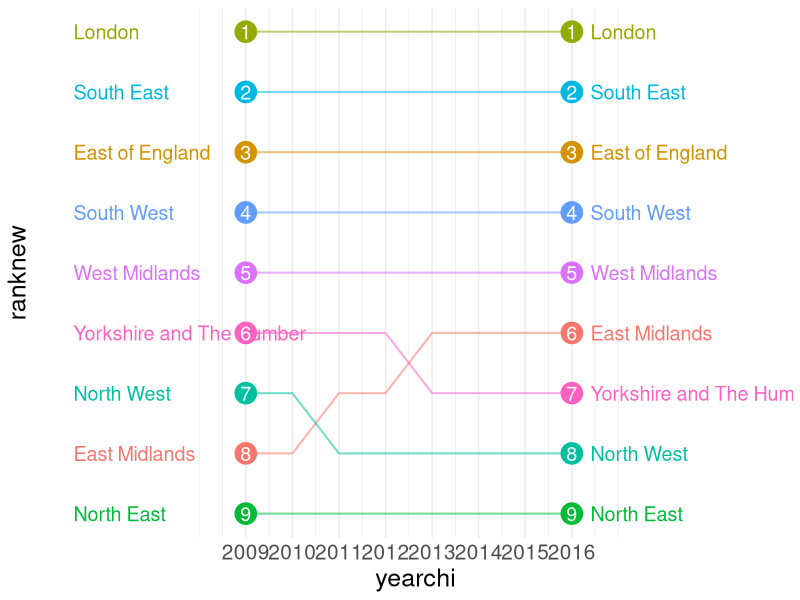

Reproduce this figure in R.
library(ggplot2)

# read in the first dataset
housedata1<-read.csv("data1.csv")
# read in the second dataset
housedata2 <- read.csv("data2.csv")
result1 <- data.frame()
ms <- 0
autodata <-0
j <- 1
list <-unique(housedata2$yearchi)
for(ms in list)
{
  print(ms)
  print(j)
  autodata <- housedata2[housedata2$yearchi==ms,]
  autodata$ranknew <- rank(-autodata$priceper)
  autodata$ranknew1 <- rank(autodata$priceper)
  result1 <- rbind(result1,autodata)
  j <- j+1
  
}


ggplot(data=result1,aes(x=yearchi, y=ranknew,group=region,color=region))+
  geom_line(aes(color = region, alpha = 1), size = 0.7) +
  geom_point(data = result1[(result1$yearchi == "2009"|result1$yearchi == "2016"),],
             aes(x=yearchi, y=ranknew,group=region,color = region),
             size = 7)+
  geom_text(data = result1[result1$yearchi == "2009",], 
            aes(label = region) , 
            position = position_nudge(x = -3.7),
            hjust = 0, 
            size = 5) +
  geom_text(data = result1[result1$yearchi == "2016",], 
            aes(label = region) , 
            position = position_nudge(x = 0.4),
            hjust = 0,
            size = 5) +
  geom_label(data = result1[(result1$yearchi == "2009"|result1$yearchi == "2016"),],
             aes(label = ranknew), 
             color="white",
             alpha = 0,
             size = 5,
             label.padding = unit(0.00, "lines"), 
             label.size = 0.0)+
  theme_bw()+
  theme(legend.position = "none",
        panel.border= element_blank(),
        axis.line = element_blank(),
        axis.text.y  = element_blank(),
        axis.title = element_blank(),
        panel.grid.major.y = element_blank(),
        panel.grid.minor.y = element_blank(),
        axis.ticks = element_blank()
  ) +
  scale_y_reverse( breaks = unique(result1$ranknew))+
  scale_x_continuous(breaks = c(2009,2010,2011,2012,2013,2014,2015,2016))+
  expand_limits(x=c(2009,2020))+
  theme(axis.title = element_text(size=18), axis.text = element_text(size=15),strip.text.x = element_text(size=20),legend.text = element_text(size=18),legend.title = element_text(size=18))